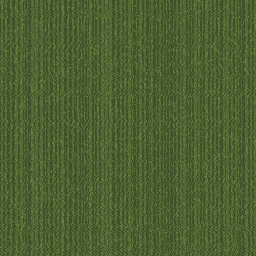
#> input picture assets/terrain/fairway_tile_a.png, 256 x 256 px
$ python gen_title_bg.py
#> lines starting #> are read from the running program, lines starting #| are printed output that depends on the picture
#!/usr/bin/env python3
"""Kit title plate — hard-pixel course from live STYLE assets (no soft dusk plate)."""

from pathlib import Path
from PIL import Image, ImageDraw
import random

ROOT = Path(__file__).resolve().parents[3]  # repo root
OUT = Path(__file__).resolve().parent
ASSETS = ROOT / "assets"

# Portrait mobile plate (2× nearest → 1080×1920)
W, H = 540, 960

# STYLE anchors
SKY_TOP = (42, 58, 72, 255)
SKY_MID = (90, 110, 100, 255)
SKY_GLOW = (200, 170, 110, 255)
ROUGH = (48, 65, 46, 255)
ROUGH_D = (36, 50, 34, 255)
ROUGH_HI = (73, 87, 62, 255)
GREEN = (90, 120, 70, 255)
GREEN_D = (70, 95, 55, 255)
SAND = (186, 152, 107, 255)


def main() -> None:
	rng = random.Random(7)
	img = Image.new("RGBA", (W, H), SKY_TOP)
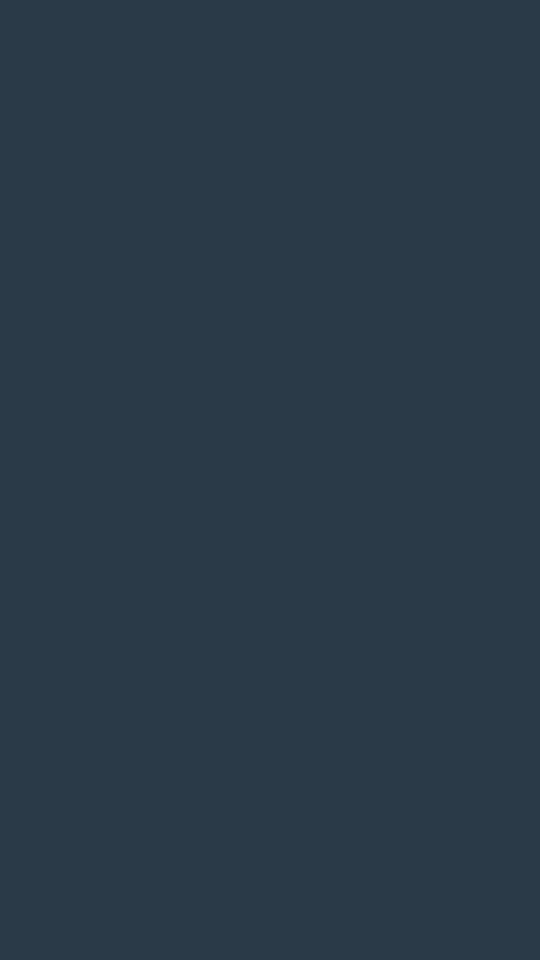
#> img: PIL image 540x960 RGBA; mean R, G, B, A 42, 58, 72, 255
	px = img.load()

	# --- Sky bands (hard steps, no soft AA) ---
	horizon = int(H * 0.38)
	for y in range(horizon):
		t = y / max(horizon - 1, 1)
		if t < 0.55:
			u = t / 0.55
			c = _lerp(SKY_TOP, SKY_MID, u)
		else:
			u = (t - 0.55) / 0.45
			c = _lerp(SKY_MID, SKY_GLOW, u * 0.85)
		# chunky cloud flecks
		for x in range(W):
			if rng.random() < 0.012 and t < 0.7:
				px[x, y] = _lerp(c, (30, 36, 40, 255), 0.35)
			else:
				px[x, y] = c

	# --- Ground: rough fill ---
	for y in range(horizon, H):
		for x in range(W):
			t = (y - horizon) / max(H - horizon, 1)
			base = ROUGH if (x // 3 + y // 2) % 2 == 0 else ROUGH_D
			if rng.random() < 0.08:
				base = ROUGH_HI
			# darken toward bottom
			if t > 0.7:
				base = _lerp(base, (22, 28, 20, 255), (t - 0.7) / 0.3 * 0.5)
			px[x, y] = base

	# --- Fairway corridor (perspective-ish taper) ---
	fairway = Image.open(ASSETS / "terrain" / "fairway_tile_a.png").convert("RGBA")
#> fairway is the input picture: PIL image 256x256 RGBA; mean R, G, B, A 76.1, 97.1, 48.5, 255
	fw = fairway.resize((64, 64), Image.NEAREST)
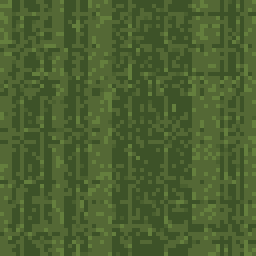
#> fw: PIL image 64x64 RGBA (shown 4 times larger); mean R, G, B, A 75.7, 96.7, 48.2, 255
	fw_px = fw.load()
	cx = W // 2
	for y in range(horizon - 8, H):
		t = (y - (horizon - 8)) / max(H - horizon + 8, 1)
		# half-width grows toward camera
		half = int(28 + t * 140)
		# slight curve
		ox = int(6 * __import__("math").sin(t * 2.2))
		for x in range(cx - half + ox, cx + half + ox):
			if not (0 <= x < W):
				continue
			# edge soft hard-step rough blend
			edge = min(x - (cx - half + ox), (cx + half + ox) - 1 - x)
			if edge < 0:
				continue
			u = (x - (cx - half + ox)) % 64
			v = (y * 2) % 64
			c = fw_px[u, v]
			if edge < 3:
				c = _lerp(c, ROUGH, 0.55)
			elif edge < 6:
				c = _lerp(c, ROUGH_HI, 0.25)
			px[x, y] = c

	# --- Green oval near mid-fairway ---
	gx, gy = cx + 8, horizon + 70
	grx, gry = 52, 28
	for y in range(gy - gry, gy + gry + 1):
		for x in range(gx - grx, gx + grx + 1):
			if not (0 <= x < W and 0 <= y < H):
				continue
			nx = (x - gx) / grx
			ny = (y - gy) / gry
			if nx * nx + ny * ny <= 1.0:
				px[x, y] = GREEN if (x + y) % 3 else GREEN_D
	# thin sand ring (bunker crescent)
	for y in range(gy - gry - 4, gy + 8):
		for x in range(gx - grx - 10, gx - grx + 8):
			if 0 <= x < W and 0 <= y < H:
				nx = (x - (gx - grx - 2)) / 12
				ny = (y - gy) / 18
				if nx * nx + ny * ny < 1.0 and rng.random() < 0.85:
					px[x, y] = SAND

	# --- Canopy trees (live kit sprites) ---
	trees = []
	for name in ("tree_round.png", "tree_dark.png", "tree_cluster.png", "tree_broad.png"):
		p = ASSETS / "background" / name
		if p.is_file():
			trees.append(Image.open(p).convert("RGBA"))
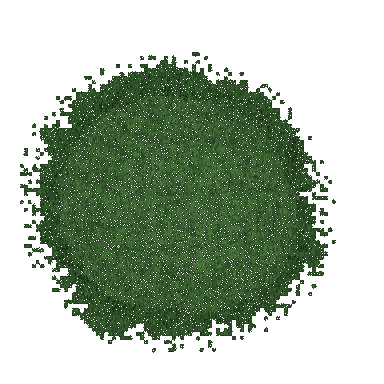
#> input picture assets/background/tree_round.png, 384 x 384 px
	if trees:
		# left tree line
		for i, (tx, ty, sc) in enumerate(
			[
				(40, horizon + 20, 1.4),
				(70, horizon + 90, 1.1),
				(30, horizon + 180, 1.6),
				(55, horizon + 280, 1.2),
				(25, horizon + 400, 1.8),
				(W - 50, horizon + 40, 1.3),
				(W - 80, horizon + 120, 1.0),
				(W - 40, horizon + 220, 1.5),
				(W - 70, horizon + 340, 1.2),
				(W - 35, horizon + 460, 1.7),
			]
		):
			tr = trees[i % len(trees)]
			tw = int(tr.width * sc * 0.55)
			th = int(tr.height * sc * 0.55)
			tr2 = tr.resize((max(tw, 8), max(th, 8)), Image.NEAREST)
			img.alpha_composite(tr2, (tx - tr2.width // 2, ty - tr2.height // 2))
#> this loop made 10 passes
#> (tx, ty, sc, tw, th) on passes 1 to 10: (40, 384, 1.4, 295, 295), (70, 454, 1.1, 212, 212), (30, 544, 1.6, 394, 394), (55, 644, 1.2, 290, 290), (25, 764, 1.8, 380, 380), (490, 404, 1.3, 251, 251), (460, 484, 1, 246, 246), (500, 584, 1.5, 363, 363), (470, 704, 1.2, 253, 253), (505, 824, 1.7, 329, 329)
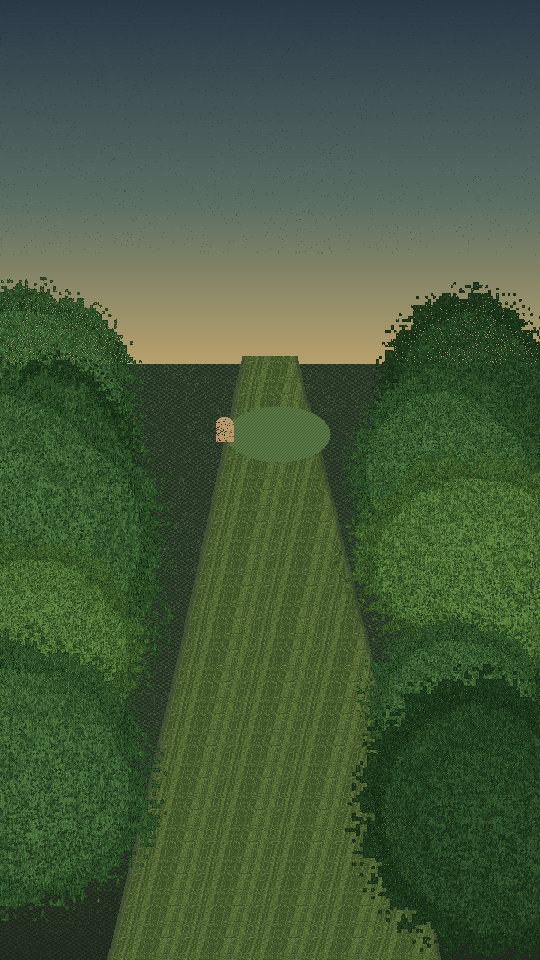
#> img: PIL image 540x960 RGBA; mean R, G, B, A 68.7, 90, 60.1, 255
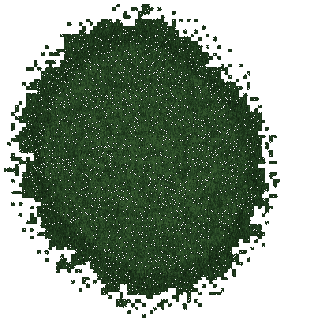
#> tr2: PIL image 329x329 RGBA; mean R, G, B, A 16.6, 30.3, 15.3, 126; transparent parts drawn white

	# --- Pin on green ---
	pin = ASSETS / "greens" / "pin_flag.png"
	if pin.is_file():
		pf = Image.open(pin).convert("RGBA")
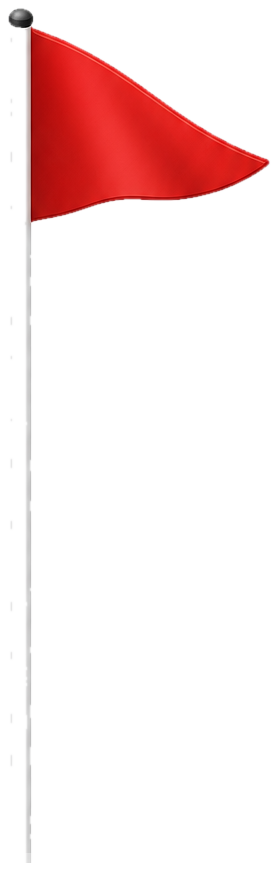
#> input picture assets/greens/pin_flag.png, 278 x 871 px
#> pf is the input picture: PIL image 278x871 RGBA; mean R, G, B, A 240.6, 221.4, 221.2, 31.2
		pf = pf.resize((28, 40), Image.NEAREST)
#> pf: PIL image 28x40 RGBA
		img.alpha_composite(pf, (gx - 6, gy - 38))

	# hard pixel outline vignette (chunky, not soft blur)
	for y in range(H):
		for x in range(W):
			edge = min(x, y, W - 1 - x, H - 1 - y)
			if edge < 6:
				a = 0.55 if edge < 2 else 0.25
				px[x, y] = _lerp(px[x, y], (12, 16, 12, 255), a)

	OUT.mkdir(parents=True, exist_ok=True)
	path = OUT / "title_kit.png"
	img.save(path)
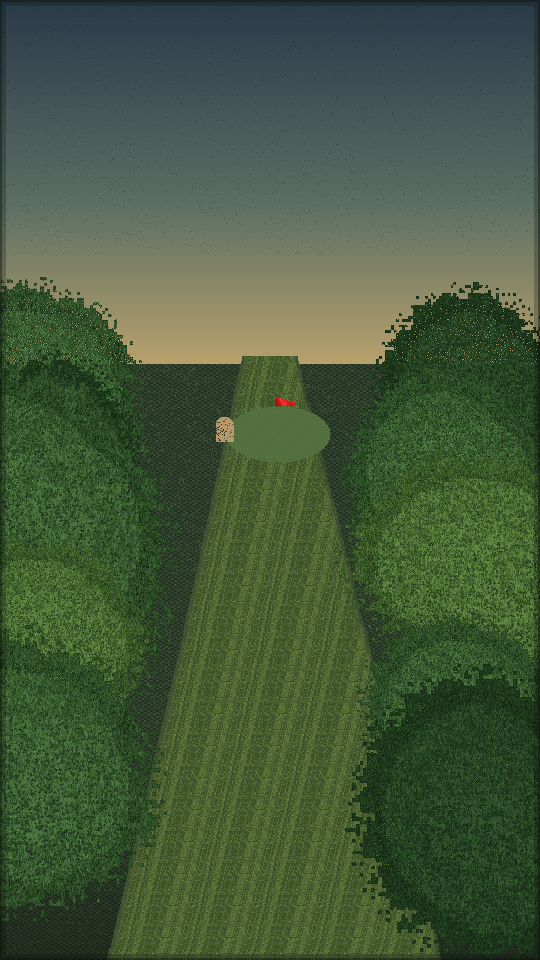
#> saved as title_kit.png: PIL image 540x960 RGBA; mean R, G, B, A 68.1, 89.2, 59.6, 255
	# 2× for review + full-res ship
	img2 = img.resize((W * 2, H * 2), Image.NEAREST)
	img2.save(OUT / "title_kit_x2.png")
	# Live path size ~1080×1920
	img2.save(ROOT / "assets" / "background" / "title_dusk.png")
	print("wrote", path, "and assets/background/title_dusk.png", img2.size)
#| wrote art/generated/wave_D/title_kit.png and assets/background/title_dusk.png (1080, 1920)


def _lerp(a, b, t: float):
	t = max(0.0, min(1.0, t))
	return tuple(int(a[i] + (b[i] - a[i]) * t) for i in range(4))


if __name__ == "__main__":
	main()
